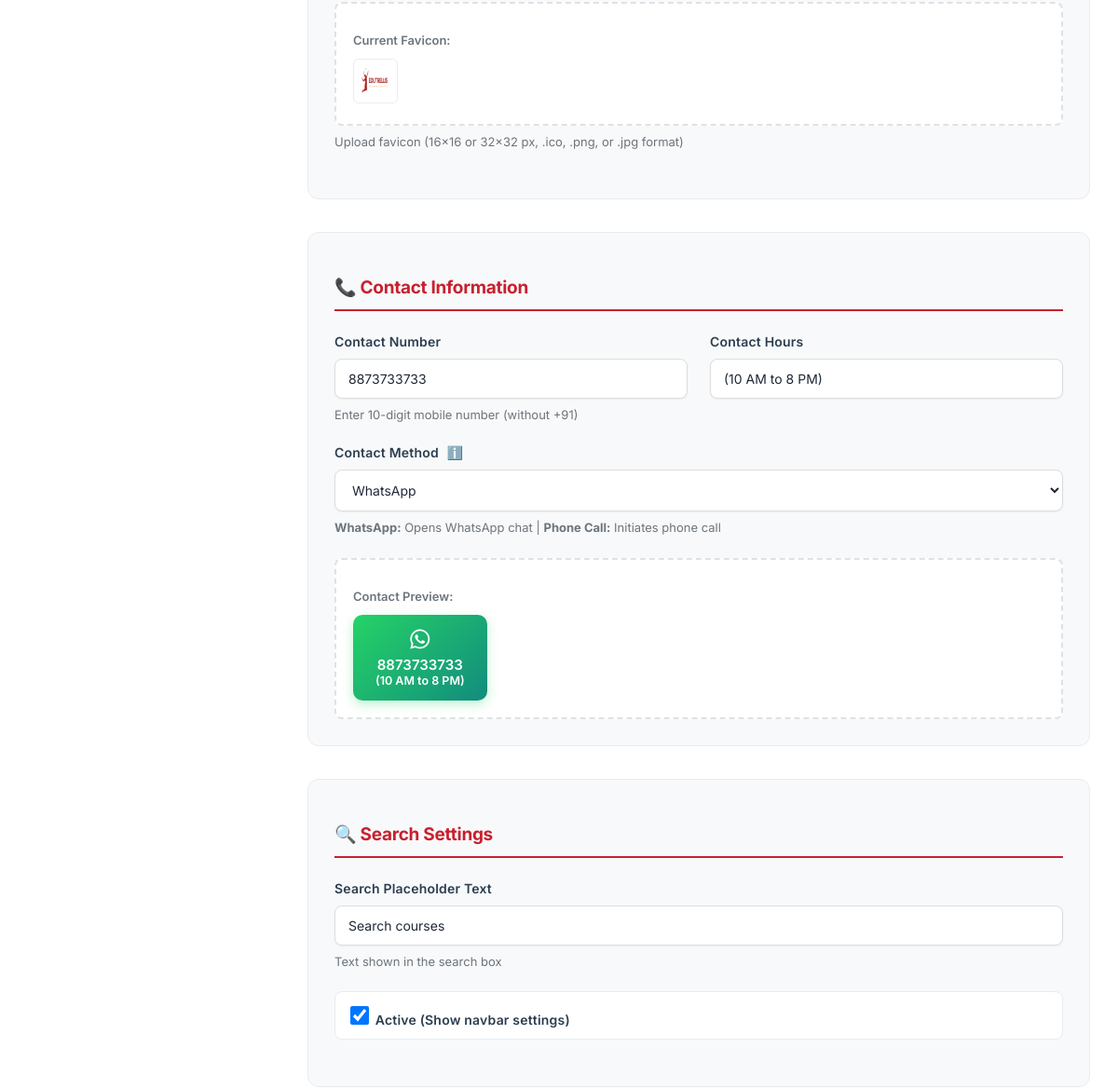
/navbar-settings/ (signed in, middle part), run on an earlier commit of the app's database.
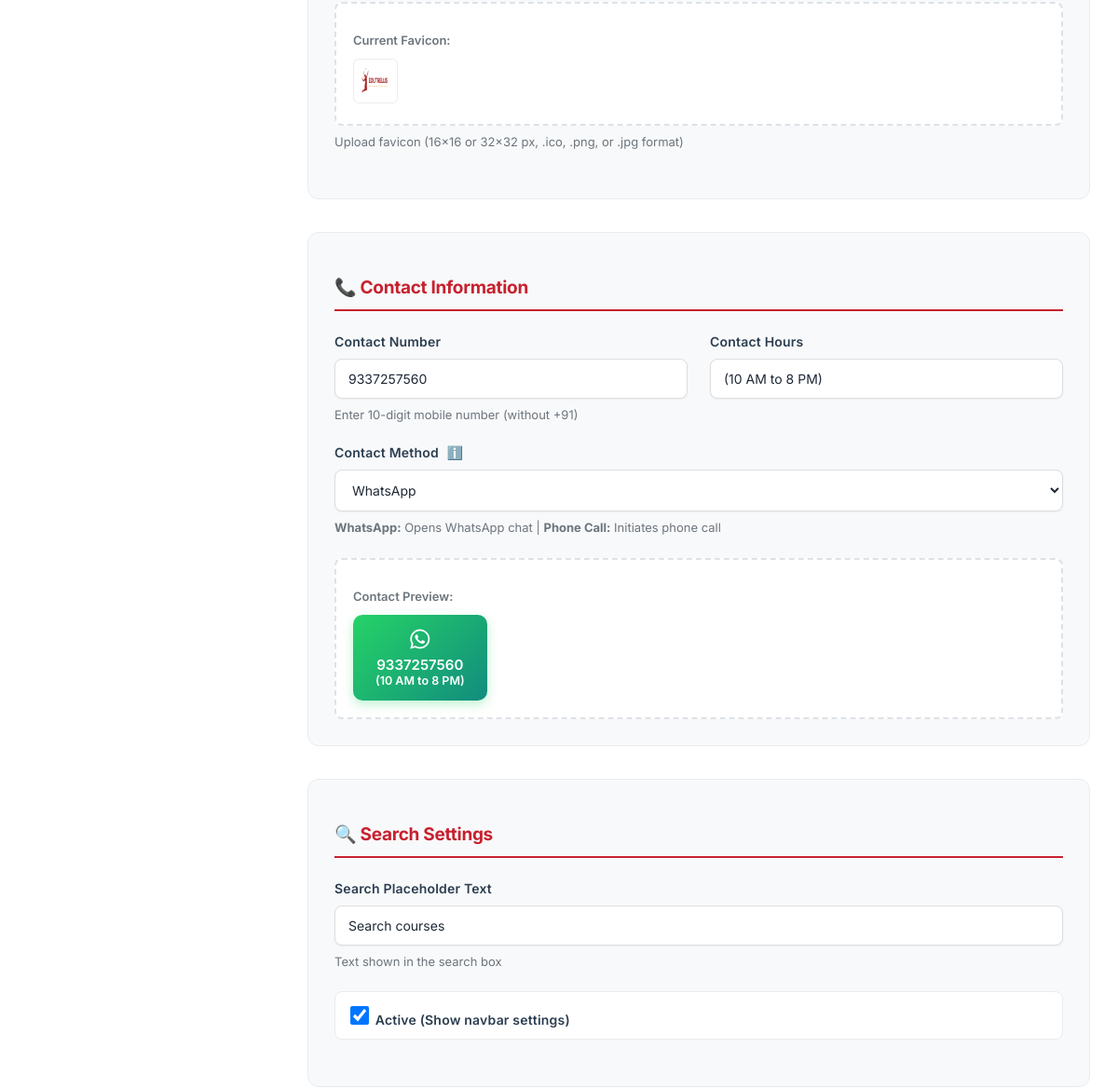
And on a later commit of the database.
### adminpanel/models.py (models this page shows, shortened)
class NavbarSettings(models.Model):
    CONTACT_TYPE_CHOICES = [
        ('whatsapp', 'WhatsApp'),
        ('call', 'Phone Call'),
    ]
    logo = models.ImageField(upload_to='navbar/', blank=True, null=True, help_text="Website logo")
    favicon = models.ImageField(upload_to='navbar/favicon/', blank=True, null=True, help_text="Website favicon (16x16 or 32x32 px)")
    contact_number = models.CharField(max_length=20, default="7905817391", help_text="Contact phone number")
    contact_hours = models.CharField(max_length=50, default="(10 AM to 7 PM)", help_text="Contact hours")
    contact_type = models.CharField(max_length=10, choices=CONTACT_TYPE_CHOICES, default='whatsapp', help_text="Contact method type")
    search_placeholder = models.CharField(max_length=100, default="Search courses", help_text="Search box placeholder text")
    is_active = models.BooleanField(default=True)
    updated_at = models.DateTimeField(auto_now=True)
    class Meta:
        verbose_name = "Navbar Settings"
        verbose_name_plural = "Navbar Settings"
    def get_contact_url(self):
        clean_number = ''.join(filter(str.isdigit, self.contact_number))
        if self.contact_type == 'whatsapp':
            return f"https://wa.me/91{clean_number}?text=Hello%2C%20I%20would%20like%20to%20know%20more%20about%20your%20courses"
        else:
            return f"tel:+91{clean_number}"
    def get_contact_icon(self):
        return 'fab fa-whatsapp' if self.contact_type == 'whatsapp' else 'fa fa-phone'

### adminpanel/views.py (the view)
# urls.py: path('navbar-settings/', views.navbar_settings_edit, name='navbar_settings_edit'),
@login_required
def navbar_settings_edit(request):
    navbar_settings, _ = NavbarSettings.objects.get_or_create(
        defaults={'contact_number': '7905817391', 'contact_hours': '(10 AM to 7 PM)', 'search_placeholder': 'Search courses'}
    )
    if request.method == 'POST':
        form = NavbarSettingsForm(request.POST, request.FILES, instance=navbar_settings)
        if form.is_valid():
            form.save()
            messages.success(request, 'Navbar settings updated successfully!')
            return redirect('navbar_settings_edit')
    else:
        form = NavbarSettingsForm(instance=navbar_settings)
    context = {'form': form, 'navbar_settings': navbar_settings}
    return render(request, 'navbar_settings_form.html', context)

### adminpanel/context_processors.py (called while the page is built)
def navbar_settings(request):
    try:
        settings = NavbarSettings.objects.filter(is_active=True).first()
        if not settings:
            settings = NavbarSettings.objects.create()
        return {'navbar_settings': settings}
    except Exception as e:
        print(f"Error in navbar_settings context processor: {e}")
        return {'navbar_settings': None}

def footer_settings(request):
    try:
        settings = FooterSettings.objects.filter(is_active=True).first()
        footer_links = FooterLink.objects.filter(is_active=True)
        footer_legal_links = FooterLegalLink.objects.filter(is_active=True)
        if not settings:
            settings = FooterSettings.objects.create()
        return {
            'footer_settings': settings,
            'footer_links': footer_links,
            'footer_legal_links': footer_legal_links,
        }
    except Exception as e:
        print(f"Error in footer_settings context processor: {e}")
        return {
            'footer_settings': None,
            'footer_links': [],
            'footer_legal_links': [],
        }

### adminpanel/templates/navbar_settings_form.html (shortened to what this page needs)
{% extends 'admin_dashboard.html' %}
{% block content %}
<div class="ad-main-content">
    <div class="ad-card">
        <div class="ad-card-body">
            <form method="post" enctype="multipart/form-data" class="ad-form">
                <div class="form-section">
                    <div class="form-group">
                        {{ form.favicon }}
                        {% if navbar_settings and navbar_settings.favicon %}
                            <div class="current-logo">
                                <p class="preview-label">Current Favicon:</p>
                                <img src="{{ navbar_settings.favicon.url }}" alt="Current favicon" class="favicon-preview">
                            </div>
                        {% endif %}
                        <small class="form-help">{{ form.favicon.help_text }}</small>
                    </div>
                </div>
                <div class="form-section">
                    <h3>📞 Contact Information</h3>
                    <div class="form-row">
                        <div class="form-group">
                            <label for="{{ form.contact_number.id_for_label }}">Contact Number</label>
                            {{ form.contact_number }}
                            <small class="form-help">{{ form.contact_number.help_text }}</small>
                        </div>
                        <div class="form-group">
                            <label for="{{ form.contact_hours.id_for_label }}">Contact Hours</label>
                            {{ form.contact_hours }}
                        </div>
                    </div>
                    <div class="form-group">
                        <label for="{{ form.contact_type.id_for_label }}">
                            Contact Method
                            <span class="info-badge" title="Choose how users will contact you">ℹ️</span>
                        </label>
                        {{ form.contact_type }}
                        <small class="form-help">
                            <strong>WhatsApp:</strong> Opens WhatsApp chat |
                            <strong>Phone Call:</strong> Initiates phone call
                        </small>
                    </div>
                    {% if navbar_settings %}
                    <div class="preview-contact">
                        <p class="preview-label">Contact Preview:</p>
                        <a href="{{ navbar_settings.get_contact_url }}" class="contact-preview-btn" target="_blank">
                            <i class="{{ navbar_settings.get_contact_icon }}"></i>
                            {{ navbar_settings.contact_number }}<br>
                            <small>{{ navbar_settings.contact_hours }}</small>
                        </a>
                    </div>
                    {% endif %}
                </div>
                <div class="form-section">
                    <h3>🔍 Search Settings</h3>
                    <div class="form-group">
                        <label for="{{ form.search_placeholder.id_for_label }}">Search Placeholder Text</label>
                        {{ form.search_placeholder }}
                        <small class="form-help">Text shown in the search box</small>
                    </div>
                    <div class="form-group">
                        <label class="form-checkbox">
                            {{ form.is_active }} Active (Show navbar settings)
                        </label>
                    </div>
                </div>
            </form>
        </div>
    </div>
</div>
{% endblock %}

What changed in the data, as far as the page shows it:
changed NavbarSettings "(10 AM to 8 PM)": contact_number "8873733733" → "9337257560"
